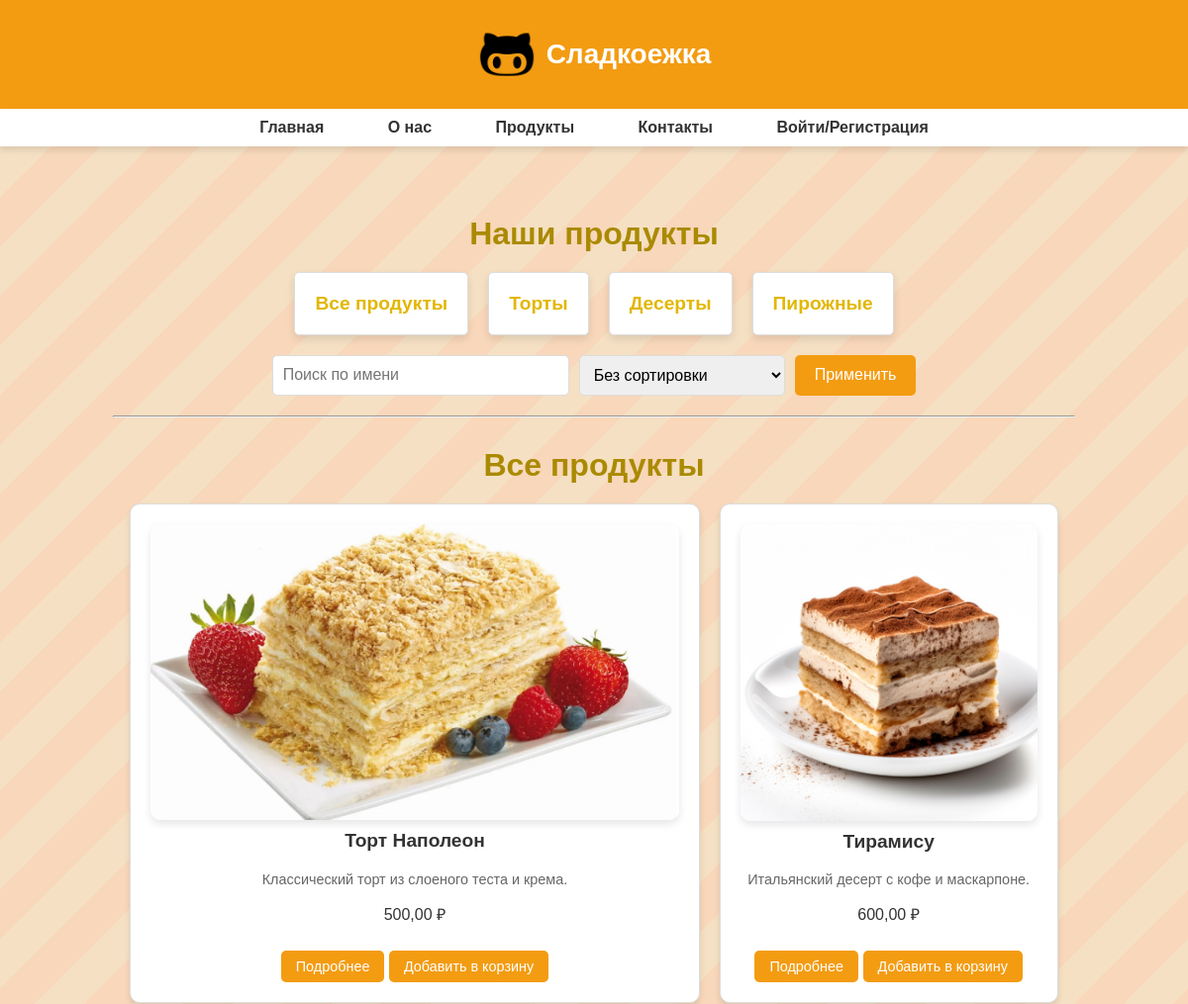
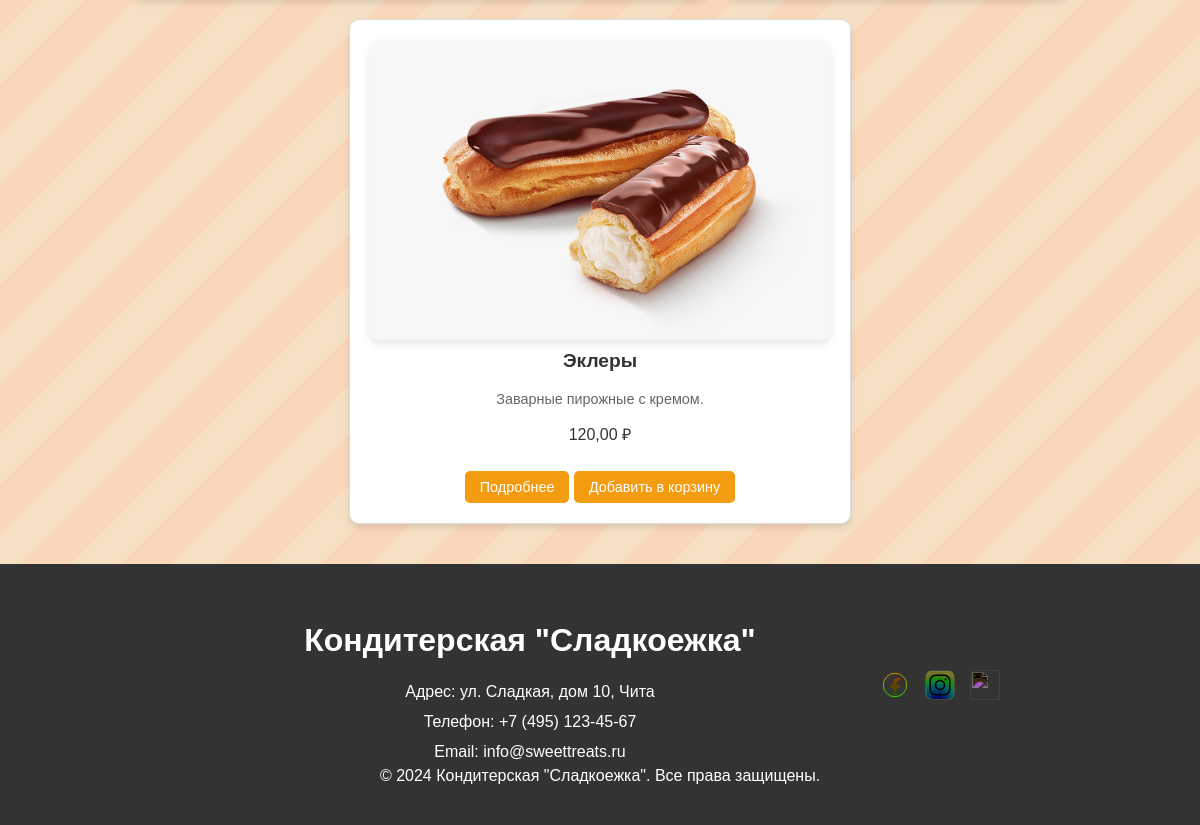
Screenshot of /products/ with the database file from the repository (2 pictures, top to bottom).
### shop/models.py (models this page shows, shortened)
class Product(models.Model):
    CATEGORY_CHOICES = [
        ('Торты', 'Торты'),
        ('Десерты', 'Десерты'),
        ('Пирожные', 'Пирожные'),
    ]
    name = models.CharField(max_length=100, verbose_name="Название")
    description = models.TextField(verbose_name="Краткое описание")
    detailed_description = models.TextField(verbose_name="Подробное описание")
    price = models.DecimalField(max_digits=10, decimal_places=2, verbose_name="Цена")
    image = models.ImageField(upload_to='products/', verbose_name="Изображение")
    category = models.CharField(max_length=50, choices=CATEGORY_CHOICES, verbose_name="Категория")

### shop/views.py (the view)
# urls.py: path('products/', views.product_list, name='product_list'),
def product_list(request):
    category = request.GET.get('category')
    search_query = request.GET.get('search', '')
    sort_price = request.GET.get('sort_price', '')
    products = Product.objects.all()
    if category:
        products = products.filter(category=category)
    if search_query:
        products = products.filter(name__icontains=search_query)
    if sort_price == 'asc':
        products = products.order_by('price')
    elif sort_price == 'desc':
        products = products.order_by('-price')
    return render(request, 'shop/product_list.html', {
        'products': products,
        'category': category,
        'search_query': search_query,
        'sort_price': sort_price,
    })

### shop/templates/shop/product_list.html (shortened to what this page needs)
{% extends "shop/base.html" %}
{% block content %}
<div class="container">
    <h2 class="category-title">Наши продукты</h2>
    <div class="category-list">
        <div class="category-card">
            <a href="{% url 'product_list' %}" class="category-link">Все продукты</a>
        </div>
        <div class="category-card">
            <a href="{% url 'product_list' %}?category=Торты" class="category-link">Торты</a>
        </div>
        <div class="category-card">
            <a href="{% url 'product_list' %}?category=Десерты" class="category-link">Десерты</a>
        </div>
        <div class="category-card">
            <a href="{% url 'product_list' %}?category=Пирожные" class="category-link">Пирожные</a>
        </div>
    </div>
    <form method="get" class="filter-form">
        <input type="text" name="search" value="{{ search_query }}" placeholder="Поиск по имени" class="search-input">
        <select name="sort_price" class="sort-select">
            <option value="" {% if not sort_price %}selected{% endif %}>Без сортировки</option>
        </select>
        <button type="submit" class="btn">Применить</button>
    </form>
    <hr>
    <h2 class="category-title">
        {% if category %}Категория: {{ category }}{% else %}Все продукты{% endif %}
    </h2>
    <div class="product-list">
        {% for product in products %}
        <div class="product-card">
            <img src="{{ product.image.url }}" alt="{{ product.name }}" class="product-image">
            <h3>{{ product.name }}</h3>
            <p class="product-description">{{ product.description }}</p>
            <p class="price">{{ product.price }} ₽</p>
            <a href="{% url 'product_detail' product.id %}" class="btn">Подробнее</a>
            <a href="{% url 'add_to_cart' product.id %}" class="btn">Добавить в корзину</a>
        </div>
        {% endfor %}
    </div>
</div>
{% endblock %}

### shop/templates/shop/base.html (shortened to what this page needs)
{% load static %}
<html lang="en">
<head>
    <link rel="stylesheet" href="{% static 'css/styles.css' %}">
</head>
<body>
    <header class="header">
        <div class="logo">
            <img src="{% static 'images/logo.jpg' %}" alt="Логотип Кондитерской">
            <h1>Сладкоежка</h1>
        </div>
    </header>
    <nav>
        <a href="{% url 'index' %}">Главная</a>
        <a href="{% url 'about' %}">О нас</a>
        <a href="{% url 'product_list' %}">Продукты</a>
        <a href="{% url 'contacts' %}">Контакты</a>
        {% if user.is_authenticated %}
            <a href="{% url 'cart_detail' %}" class="cart-icon">
                <img src="{% static 'icons/cart.svg' %}" alt="Корзина">
            </a>
        {% else %}
            <a href="{% url 'auth' %}">Войти/Регистрация</a>
        {% endif %}
    </nav>
    <div class="container">
        {% block content %}{% endblock %}
    </div>
    <footer class="footer">
        <div class="footer-container">
            <div class="footer-info">
                <h1>Кондитерская "Сладкоежка"</h1>
                <p>Адрес: ул. Сладкая, дом 10, Чита</p>
                <p>Телефон: +7 (495) 123-45-67</p>
                <p>Email: info@sweettreats.ru</p>
            </div>
            <div class="footer-social">
                <a href="#" class="social-link"><img src="{% static 'icons/facebook.svg' %}" alt="Facebook"></a>
                <a href="#" class="social-link"><img src="{% static 'icons/instagram.svg' %}" alt="Instagram"></a>
                <a href="#" class="social-link"><img src="{% static 'icons/twitter.svg' %}" alt="Twitter"></a>
            </div>
        </div>
        <p class="footer-copyright">&copy; 2024 Кондитерская "Сладкоежка". Все права защищены.</p>
    </footer>
</body>
</html>

### shop/static/css/styles.css (style rules this page uses)
body { font-family: 'Poppins', sans-serif; margin: 0; padding: 0; background: linear-gradient(135deg, #f8d7ba 25%, #f5e0c3 25%, #f5e0c3 50%, #f8d7ba 50%, #f8d7ba 75%, #f5e0c3 75%, #f5e0c3 100%); background-size: 100px 100px; color: #333; }
h2 { color: #2c3e50; text-align: center; font-size: 2em; margin-top: 30px; }
.header { background-color: #f39c12; padding: 20px; text-align: center; color: white; }
header .logo { display: flex; align-items: center; justify-content: center; }
header .logo img { width: 60px; height: 60px; margin-right: 10px; }
header .logo h1 { font-size: 28px; color: white; }
nav { background-color: #fff; padding: 10px; text-align: center; box-shadow: 0 4px 6px rgba(0, 0, 0, 0.1); }
nav a { margin: 0 15px; color: #333; text-decoration: none; font-weight: bold; transition: color 0.3s, background-color 0.3s; padding: 5px 15px; border-radius: 5px; }
.container { padding: 20px; width: 90%; max-width: 1200px; margin: auto; }
.category-title { font-size: 2em; color: #aa8a00; margin-bottom: 20px; text-align: center; }
.product-list { display: flex; flex-wrap: wrap; gap: 20px; justify-content: center; }
.product-card { background-color: white; border: 1px solid #ddd; border-radius: 10px; padding: 20px; text-align: center; box-shadow: 0 4px 6px rgba(0, 0, 0, 0.1); transition: transform 0.3s; }
.product-card img { max-width: 100%; border-radius: 10px; }
.product-card h3 { font-size: 1.2em; color: #333; margin-top: 10px; }
.product-card .btn { margin-top: 10px; display: inline-block; background-color: #f39c12; color: white; padding: 8px 15px; border-radius: 5px; text-decoration: none; transition: background-color 0.3s; }
.product-description { font-size: 0.9rem; color: #666; max-height: 50px; overflow: hidden; }
.product-image { max-width: 300px; max-height: 300px; width: 100%; height: auto; border-radius: 8px; box-shadow: 0 4px 8px rgba(0, 0, 0, 0.1); }
.category-list { display: flex; flex-wrap: wrap; gap: 20px; justify-content: center; }
.category-card { background-color: #fff; border: 1px solid #ddd; border-radius: 5px; padding: 20px; text-align: center; box-shadow: 0 4px 8px rgba(0, 0, 0, 0.1); transition: transform 0.2s; }
.category-link { font-size: 1.2em; color: #e2b700; text-decoration: none; font-weight: bold; }
.footer { background-color: #333; color: #fff; padding: 40px 20px; text-align: center; font-size: 16px; }
.footer-container { display: flex; flex-direction: row; justify-content: space-between; align-items: center; flex-wrap: wrap; max-width: 800px; margin: 0 auto; gap: 20px; }
.footer-info { flex: 1; min-width: 250px; text-align: center; line-height: 30px }
.footer-info p { margin: 5px 0; }
.footer-social { display: flex; gap: 15px; justify-content: center; }
.footer-social .social-link { display: inline-block; width: 30px; height: 30px; transition: transform 0.3s; }
.footer-social .social-link img { width: 100%; height: auto; filter: invert(1); transition: filter 0.3s; }
.footer a { color: #ccc; text-decoration: none; transition: color 0.3s; }
.footer p { margin: 0; }
.btn { display: inline-block; padding: 8px 15px; font-size: 0.9rem; text-decoration: none; border-radius: 5px; color: white; text-align: center; cursor: pointer; transition: background-color 0.3s; }
.filter-form { display: flex; gap: 10px; justify-content: center; margin: 20px 0; }
.search-input { padding: 10px; font-size: 1rem; border: 1px solid #ddd; border-radius: 5px; flex: 1; max-width: 300px; }
.sort-select { padding: 10px; font-size: 1rem; border: 1px solid #ddd; border-radius: 5px; }
.filter-form .btn { background-color: #f39c12; color: white; padding: 10px 20px; border: none; border-radius: 5px; font-size: 1rem; cursor: pointer; transition: background-color 0.3s ease; }

### rows the page displays
Product: image (picture), name "Торт Наполеон", description "Классический торт из слоеного теста и крема.", price "500,00"
Product: image (picture), name "Тирамису", description "Итальянский десерт с кофе и маскарпоне.", price "600,00"
Product: image (picture), name "Эклеры", description "Заварные пирожные с кремом.", price "120,00"
